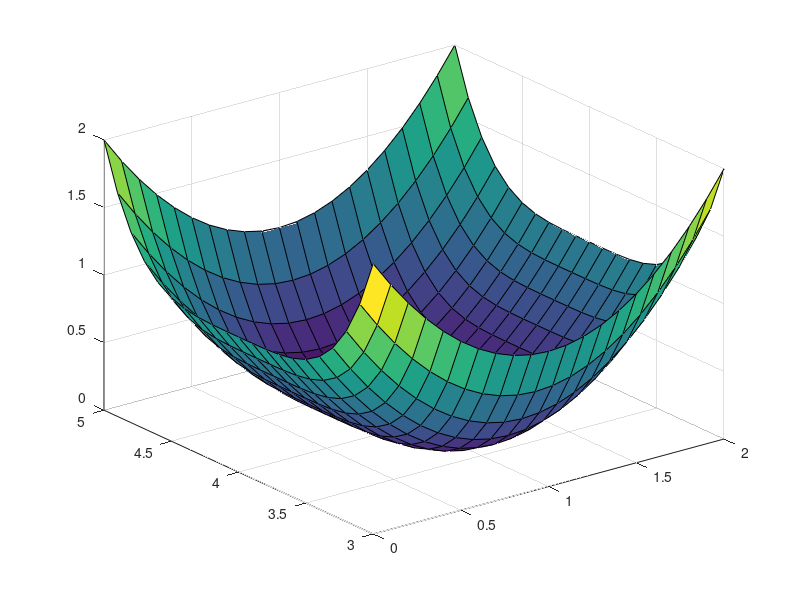
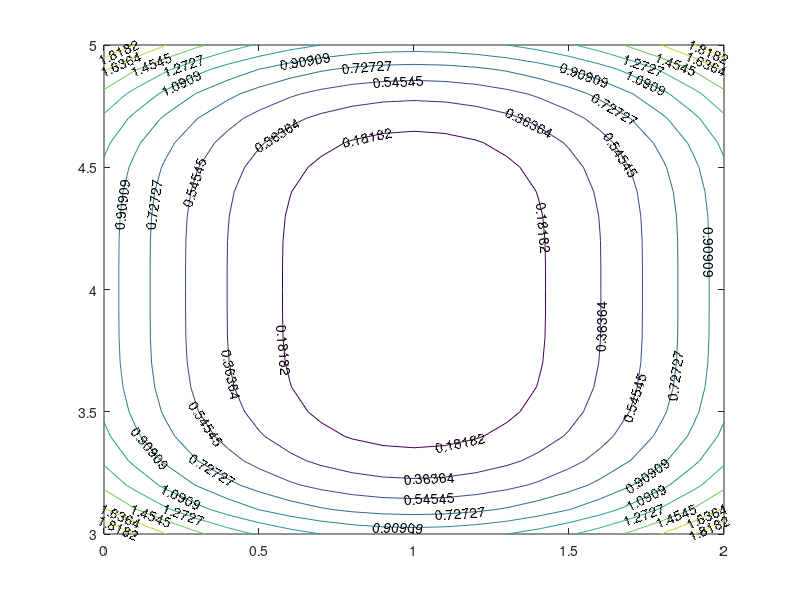
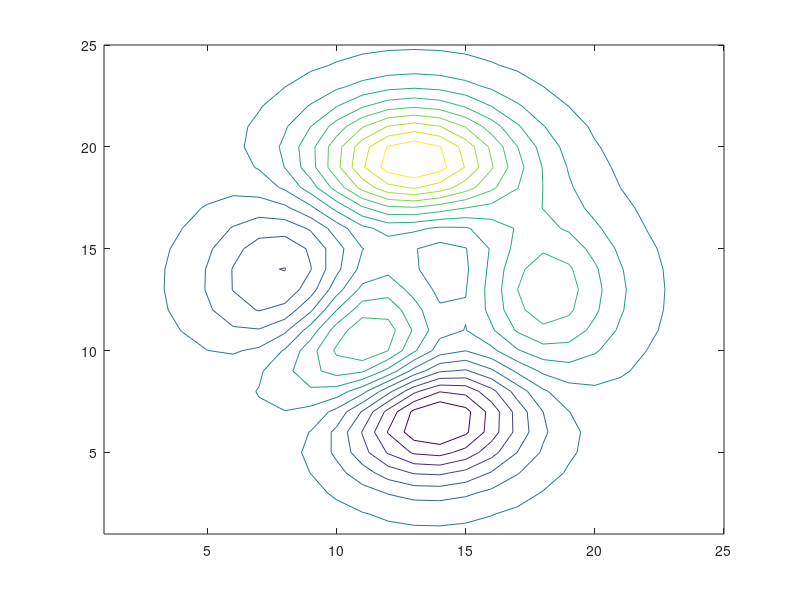

Recreate these plots in MATLAB, in order.
%Let's also make a script to draw 3D plots and contours

[Alpha, Beta] = meshgrid(0:0.1:2, 3:0.1:5);

f = (Alpha-1).^2 + (Beta-4).^4;

figure
surf(Alpha,Beta,f)

figure
[c,h] = contour(Alpha,Beta,f,10);

clabel(c,h);

%3D mesh and contour plots
z = peaks(25);

figure
mesh(z)

surf(z)

surfl(z)
colormap(pink)    % change color map
shading interp    % interpolate colors across lines and faces

contour(z,16)
colormap default    % change color map
